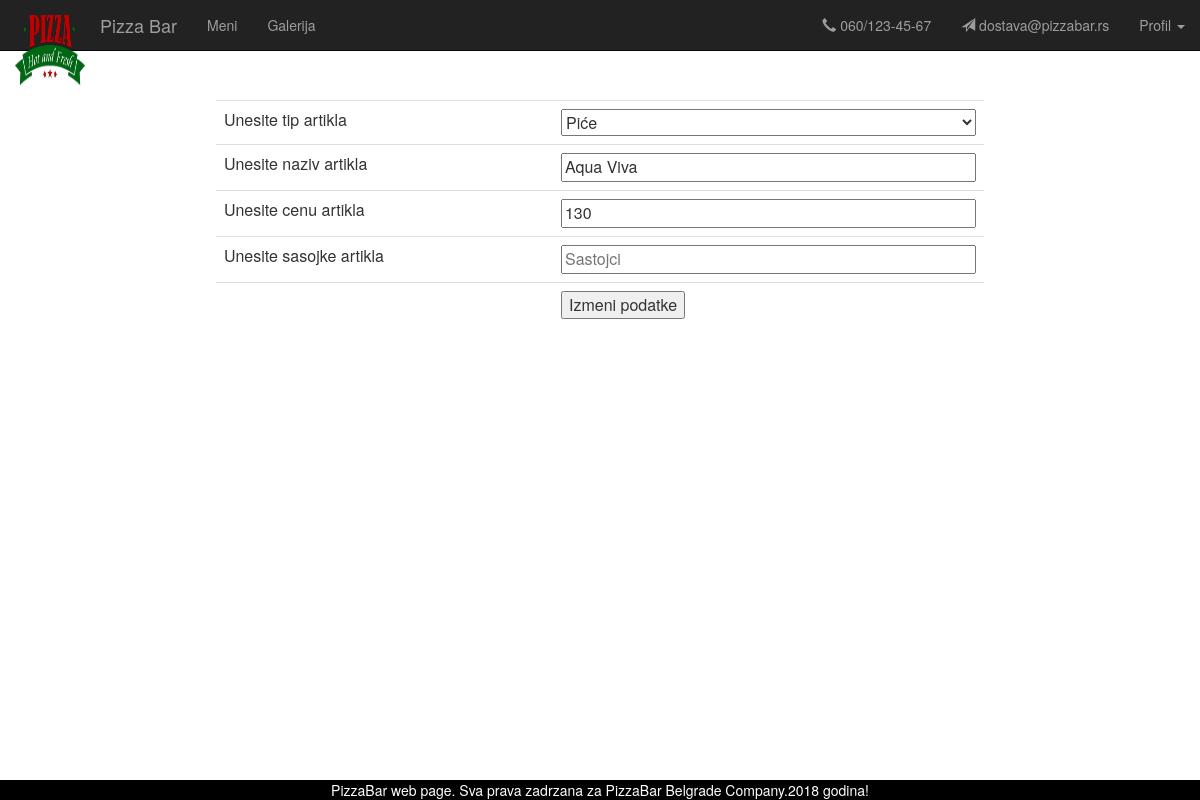
/izmeni_item.php?item_id=6 (signed in), run on the app's committed database.
### tables this page shows
CREATE TABLE `meni` (
  `meni_number` int(11) NOT NULL,
  `type_it` int(11) NOT NULL,
  `name` varchar(50) NOT NULL,
  `price` int(11) NOT NULL,
  `materials` varchar(250) NOT NULL
);

CREATE TABLE `types` (
  `type_id` int(11) NOT NULL,
  `name` varchar(75) NOT NULL
);

### izmeni_item.php (the view, shortened to what this page needs)
<html>
<head>
	<link rel="stylesheet" href="https://maxcdn.bootstrapcdn.com/bootstrap/3.3.7/css/bootstrap.min.css">
	<link rel="stylesheet" type="text/css" href="style.css">
</head>
<body>
	<?php
		include "main_header.php";
		include "main_footer.php";
		include "db_int.php";
		$id_itema = $_GET['item_id'];
		$upit = "SELECT * from meni WHERE meni_number = $id_itema";
		$rezultat = mysqli_query($link, $upit) or die(mysqli_error($link));
		$typeId = "";
		$name = "";
		$price = "";
		$materials= "";
		if(mysqli_affected_rows($link) > 0){
			$red = mysqli_fetch_row($rezultat);
			$typeId = $red[1];
			$name = $red[2];
			$price = $red[3];
			$materials= $red[4];
		}
?>
<div id="left-side">
	<form action="#" method="POST" style="width: 80%; margin-left:10%;">
		<table class="table" style="width: 100%;">
			<tr>
				<td>Unesite tip artikla</td>
				<td>
					<select id="vrsta_artikla" name="vrsta_artikla" style="width: 100%;" required>
						<?php
							$upitZaVrste = "select * from types";
							$rezultatZaVrste = mysqli_query($link, $upitZaVrste) or die(mysqli_error($link));
							if($rezultatZaVrste->num_rows > 0)
							{
								while(($red = mysqli_fetch_row($rezultatZaVrste)) != null)
								{
									echo "<option value='$red[0]'";
									echo $typeId == $red[0] ? ' selected="selected"' : "";
									echo " >$red[1]</option>";
								}
							}
						?>
					</select>
				</td>
			</tr>
			<tr>
				<td>Unesite naziv artikla</td>
				<td>
					<input type="text" id="naziv" name="naziv" placeholder="Naziv artikla" style="width: 100%;" value="<?php echo $name; ?>" required>
				</td>
			</tr>
			<tr>
				<td>Unesite cenu artikla</td>
				<td>
					<input type="text" id="cena" min="0" name="cena" placeholder="Cena" style="width: 100%;" value="<?php echo $price; ?>" required>
				</td>
			</tr>
			<tr>
				<td>Unesite sasojke artikla</td>
				<td>
					<input type="text" id="materials" name="materials" style="width: 100%;" placeholder="Sastojci" value="<?php echo $materials; ?>">
				</td>
			</tr>
			<tr>
				<td></td>
				<td>
					<button type="submit" id="submit" name="submit">Izmeni podatke</button>
				</td>
			</tr>
</body>
</html>

### style.css (style rules this page uses)
#left-side { margin-top: 100px; width: 80%; margin-left: 10%; margin-right: 10%; margin-bottom: 50px; height: 100px; text-align: justify; display: inline-block; }

### data on the page
meni: vrsta_artikla "Piće", naziv "Aqua Viva", cena "130"
